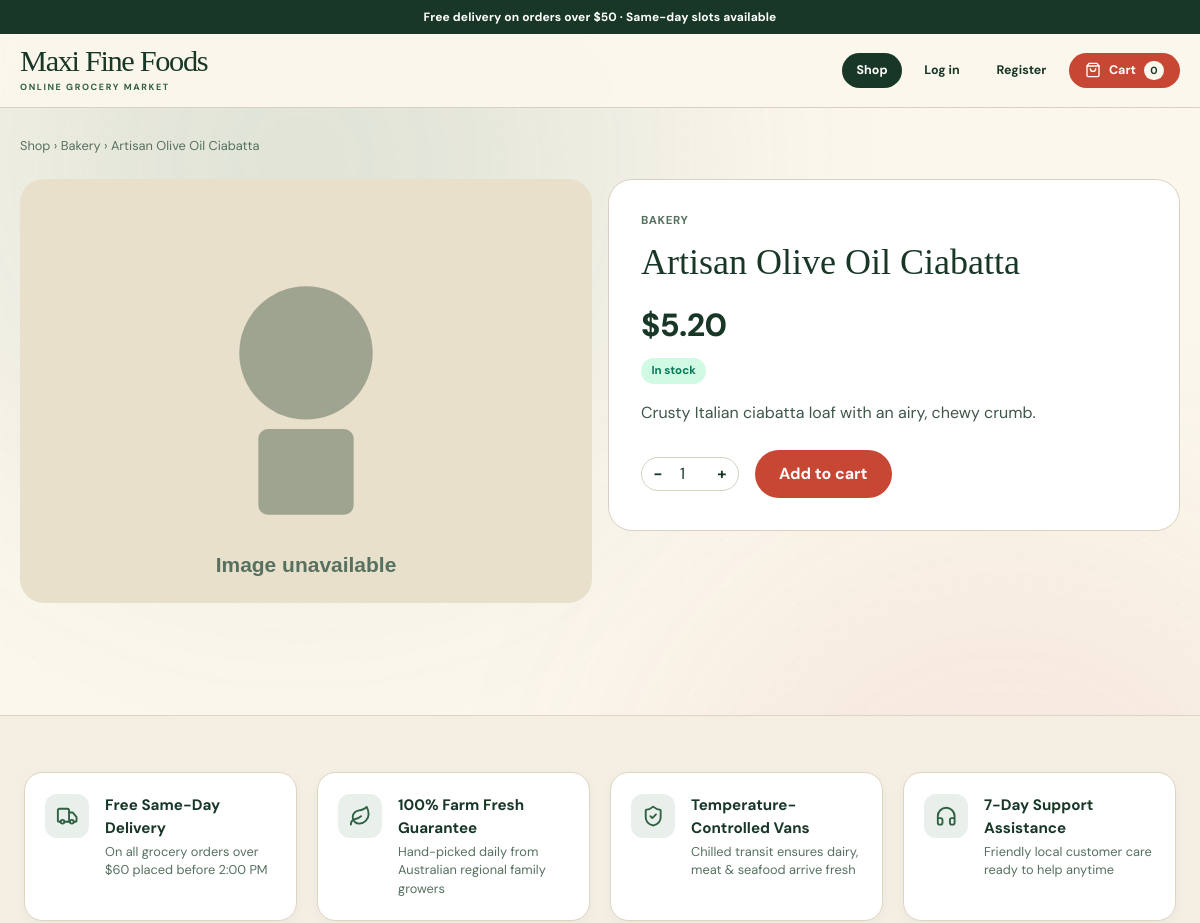
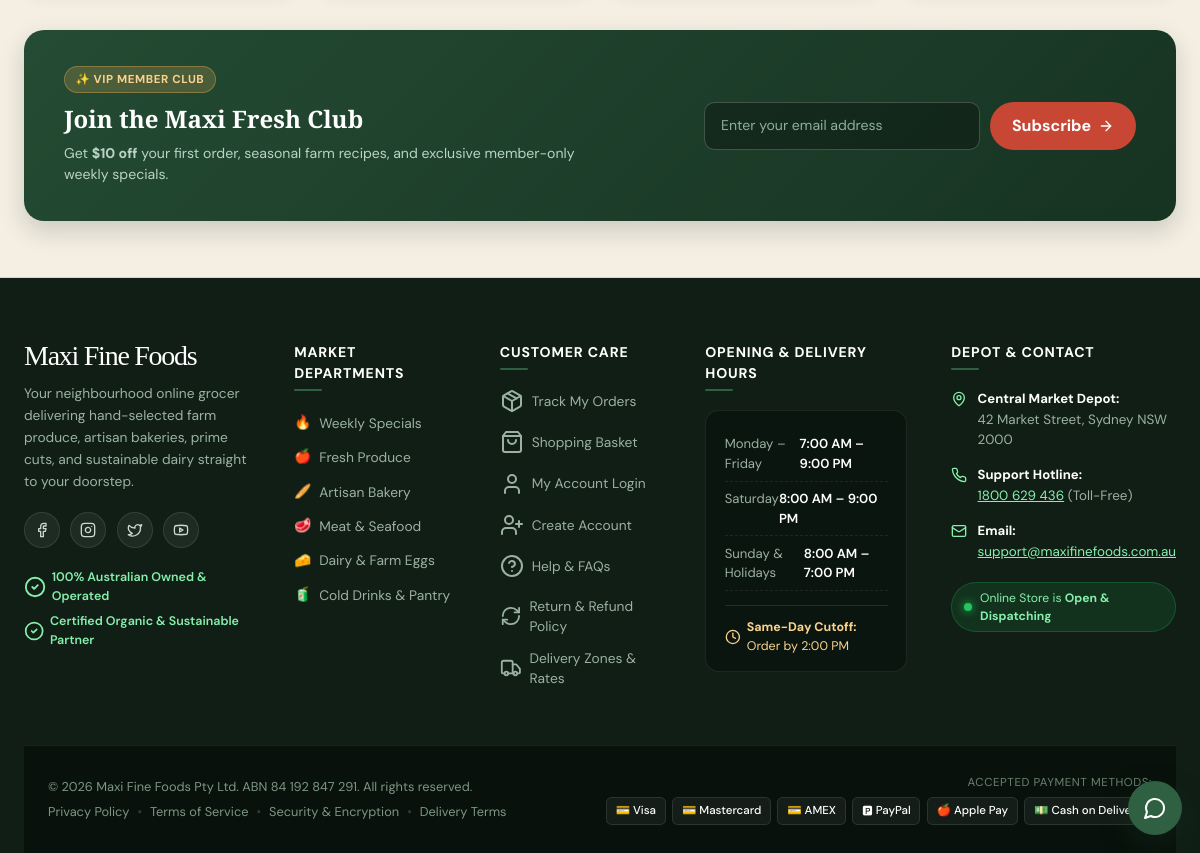
/product.php?id=13, run on the app's committed database (2 pictures, top to bottom).
### tables this page shows
CREATE TABLE products (
    id INT AUTO_INCREMENT PRIMARY KEY,
    sku VARCHAR(60) UNIQUE,
    name VARCHAR(160) NOT NULL,
    category VARCHAR(60) NOT NULL,
    badge VARCHAR(60) NULL,
    price DECIMAL(10,2) NOT NULL,
    original_price DECIMAL(10,2) NULL,
    is_special TINYINT(1) NOT NULL DEFAULT 0,
    stock INT NOT NULL DEFAULT 0,
    low_stock_threshold INT NOT NULL DEFAULT 10,
    image_url VARCHAR(500) NULL,
    description TEXT NULL,
    created_at DATETIME NOT NULL DEFAULT CURRENT_TIMESTAMP
);

### includes/db.php (called while the page is built, shortened)
<?php
function mff_db(): ?PDO
{
    static $pdo = null;
    if ($pdo !== null) {
        return $pdo;
    }
    $dsn = sprintf(
        'mysql:host=%s;dbname=%s;charset=%s;connect_timeout=%d',
        DB_HOST, DB_NAME, DB_CHARSET, MFF_DB_CONNECT_TIMEOUT
    );
    try {
        $pdo = new PDO($dsn, DB_USER, DB_PASS, [
            PDO::ATTR_ERRMODE => PDO::ERRMODE_EXCEPTION,
            PDO::ATTR_DEFAULT_FETCH_MODE => PDO::FETCH_ASSOC,
            PDO::ATTR_EMULATE_PREPARES => false,
        ]);
        return $pdo;
    } catch (PDOException $e) {
    }
}
function mff_get_product(int $id): ?array
{
    $pdo = mff_db();
    $stmt = $pdo->prepare('SELECT * FROM products WHERE id = :id');
    $stmt->execute(['id' => $id]);
    $row = $stmt->fetch();
    return $row ?: null;
}

### includes/session.php (called while the page is built, shortened)
<?php
require_once __DIR__ . '/db.php';
function mff_money(float $n): string
{
    return '$' . number_format($n, 2);
}

### public/product.php (the view, shortened to what this page needs)
<?php
require_once file_exists(__DIR__ . '/../includes/session.php') ? __DIR__ . '/../includes/session.php' : __DIR__ . '/includes/session.php';
$productId = (int) ($_GET['id'] ?? 0);
$product = mff_get_product($productId);
$isLowStock = $product['stock'] <= ($product['low_stock_threshold'] ?? 10);
require file_exists(__DIR__ . '/../includes/header.php') ? __DIR__ . '/../includes/header.php' : __DIR__ . '/includes/header.php';
?>
<nav aria-label="Breadcrumb" class="u-115">
  <a href="<?= BASE_URL ?>/index.php">Shop</a> &rsaquo;
  <a href="<?= BASE_URL ?>/index.php#catalogue"><?= htmlspecialchars($product['category']) ?></a> &rsaquo;
  <span><?= htmlspecialchars($product['name']) ?></span>
</nav>
<div class="form-grid u-003">
  <div class="product-card__media u-028">
    <img src="<?= htmlspecialchars($product['image_url']) ?>" data-fallback="<?= BASE_URL ?>/assets/placeholder.svg" alt="<?= htmlspecialchars($product['name']) ?>" class="u-224">
  </div>
  <div class="card-artisan">
    <p class="product-card__category"><?= htmlspecialchars($product['category']) ?></p>
    <h1 class="section-title u-167"><?= htmlspecialchars($product['name']) ?></h1>
    <?php
      $hasSale = !empty($product['original_price']) && (float)$product['original_price'] > (float)$product['price'];
    ?>
    <div class="u-049">
      <p class="product-price<?= $hasSale ? ' product-price--sale' : '' ?>">
        <?= mff_money($product['price']) ?>
      </p>
    </div>
    <p class="u-168">
      <?php if ($isLowStock): ?>
        <span class="status status-low">Low stock &mdash; <?= (int) $product['stock'] ?> left</span>
      <?php else: ?>
        <span class="status status-instock">In stock</span>
      <?php endif; ?>
    </p>
    <p class="u-195"><?= htmlspecialchars($product['description'] ?? '') ?></p>
<form method="post" action="<?= BASE_URL ?>/product.php?id=<?= (int) $product['id'] ?>" style="margin-top:1.5rem;display:flex;align-items:center;gap:1rem;">
      <div class="qty-stepper">
        <button type="button" class="btn-step-minus" aria-label="Decrease quantity">&minus;</button>
        <input type="number" name="quantity" value="1" min="1" class="u-228" aria-label="Quantity">
        <button type="button" class="btn-step-plus" aria-label="Increase quantity">+</button>
      </div>
      <button type="submit" class="btn-tomato">Add to cart</button>
    </form>
  </div>
</div>
<?php require file_exists(__DIR__ . '/../includes/footer.php') ? __DIR__ . '/../includes/footer.php' : __DIR__ . '/includes/footer.php'; ?>

### public/assets/style.css (style rules this page uses)
:root { --ink: #193727; --leaf: #2f6041; --cream: #fbf7ed; --tomato: #c84634; --tomato-hover: #b03a29; --oat: #e9e0cc; --gold: #e6b94d; --line: #d8d1bf; }
* { box-sizing: border-box; }
body { margin: 0; color: var(--ink); font-family: "DM Sans", sans-serif; background-color: var(--cream); background-image: radial-gradient(rgba(47, 96, 65, .055) .7px, transparent .7px); background-size: 13px 13px; }
button, input, select, textarea { font: inherit; }
button { cursor: pointer; border: none; background: none; }
a { color: inherit; text-decoration: none; }
.btn-tomato { display: inline-flex; align-items: center; gap: .5rem; border-radius: 999px; padding: .75rem 1.5rem; font-weight: 700; background: var(--tomato); color: #fff; transition: .15s; }
.section-title { font-family: "Playfair Display", serif; margin-top: .5rem; font-size: 2.25rem; }
.product-card__media { position: relative; aspect-ratio: 1.35 / 1; }
.product-card__media img { width: 100%; height: 100%; object-fit: cover; }
.product-card__category { font-size: .72rem; font-weight: 700; text-transform: uppercase; letter-spacing: .05em; color: #56715f; }
.status { display: inline-flex; align-items: center; border-radius: 999px; padding: .28rem .65rem; font-size: .72rem; font-weight: 700; }
.status-instock { background: #d1fae5; color: #047857; }
.card-artisan { border-radius: 1.5rem; border: 1px solid var(--line); background: #fff; padding: 1.5rem; }
@media (min-width: 768px) { .card-artisan { padding: 2rem; } }
.qty-stepper { display: flex; overflow: hidden; border-radius: 999px; border: 1px solid var(--line); width: fit-content; }
.qty-stepper button { width: 2rem; height: 2rem; font-weight: 700; }
.form-grid { margin-top: 1.5rem; display: grid; grid-template-columns: 1fr; gap: 1rem; }
@media (min-width: 640px) { .form-grid { grid-template-columns: 1fr 1fr; } }
.u-003 { align-items:start !important; }
.u-228 { width:2rem !important; text-align:center !important; border:none !important; }
.u-049 { display:flex !important; align-items:baseline !important; gap:.85rem !important; margin-top:.75rem !important; flex-wrap:wrap !important; }
.u-167 { margin-top:.4rem !important; }
.u-028 { border-radius:1.5rem !important; overflow:hidden !important; }
.u-224 { width:100% !important; height:100% !important; object-fit:cover !important; }
.u-195 { margin-top:1rem !important; line-height:1.6 !important; color:#3f5749 !important; }
.u-168 { margin-top:.5rem !important; }
.u-115 { font-size:.8rem !important; color:#56715f !important; margin-bottom:1.25rem !important; }
.product-price { font-size: 2rem; font-weight: 800; margin: 0; letter-spacing: -.02em; }
:host, html { line-height: 1.5; text-size-adjust: 100%; -webkit-text-size-adjust: 100%; tab-size: 4; font-family: ui-sans-serif, system-ui, sans-serif, "Apple Color Emoji", "Segoe UI Emoji", "Segoe UI Symbol", "Noto Color Emoji"; font-feature-settings: normal; font-variation-settings: normal; -webkit-tap-highlight-color: transparent; }
body { margin: 0; line-height: inherit; }
h1, h2, h3, h4, h5, h6 { font-size: inherit; font-weight: inherit; }
a { color: inherit; text-decoration: inherit; }
button, input, optgroup, select, textarea { font-family: inherit; font-feature-settings: inherit; font-variation-settings: inherit; font-size: 100%; font-weight: inherit; line-height: inherit; letter-spacing: inherit; color: inherit; margin: 0; padding: 0; }
button, select { text-transform: none; }
button, input:where([type="button"]), input:where([type="reset"]), input:where([type="submit"]) { -webkit-appearance: button; background-color: transparent; background-image: none; }
blockquote, dd, dl, figure, h1, h2, h3, h4, h5, h6, hr, p, pre { margin: 0; }
input::placeholder, textarea::placeholder { opacity: 1; color: #9ca3af; }
[role="button"], button { cursor: pointer; }
audio, canvas, embed, iframe, img, object, svg, video { display: block; vertical-align: middle; }
img, video { max-width: 100%; height: auto; }

### data on the page
products: category "Bakery", name "Artisan Olive Oil Ciabatta", category "BAKERY", price "$5.20", description "Crusty Italian ciabatta loaf with an airy, chewy crumb."

### other printed values
$cartCount "0"
